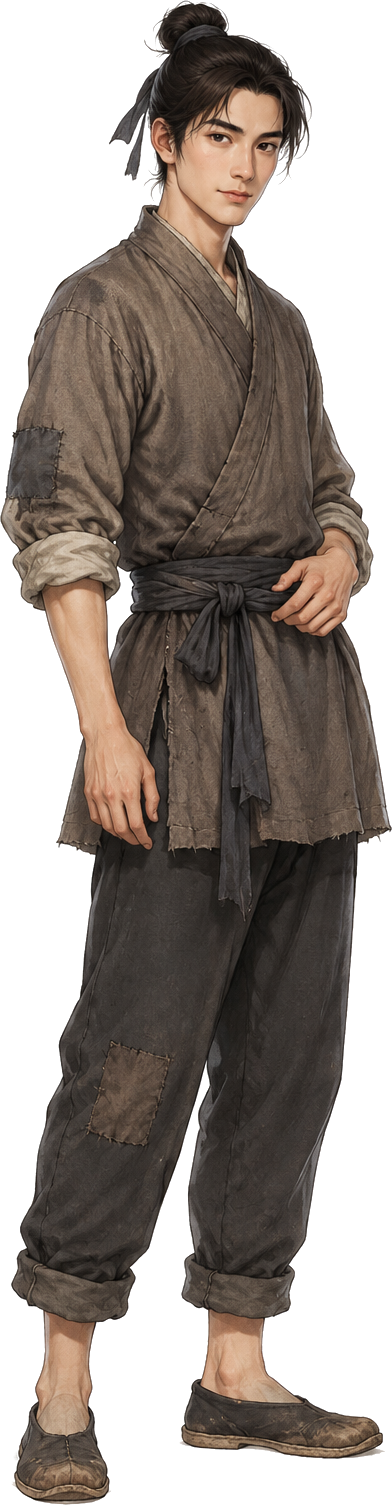
#> input picture GameClient/TwelveJade/Assets/Resources/Art/Characters/Qingshi/qingshi-male-figure.png, 392 x 1505 px; its folder holds only this picture in this run
$ python derive-qingshi-dialogue-portraits.py
#> lines starting #> are read from the running program, lines starting #| are printed output that depends on the picture
"""Derive matching dialogue portraits from the approved transparent full figures.
Only resamples/crops existing artwork; no new painted face is invented.
"""
import hashlib,json
from pathlib import Path
from PIL import Image
ROOT=Path(__file__).resolve().parents[1]
ART=ROOT/'GameClient/TwelveJade/Assets/Resources/Art/Characters/Qingshi'
OUT=ROOT/'Tools/logs/qingshi-direction-20261127'
# Hand-reviewed head/shoulder windows, in source pixels. Padding preserves all hair.
WINDOWS={'male':(-18,-24,410,404),'female':(-12,-26,509,495)}
def main():
 OUT.mkdir(parents=True,exist_ok=True)
 receipts=[]
 for gender,window in WINDOWS.items():
  source=ART/f'qingshi-{gender}-figure.png'
  im=Image.open(source).convert('RGBA').crop(window).resize((512,512),Image.Resampling.LANCZOS)
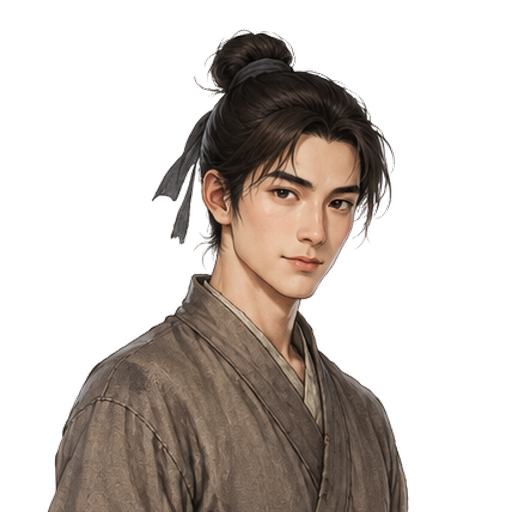
#> im: PIL image 512x512 RGBA; mean R, G, B, A 47.5, 39.8, 34.5, 97; transparent parts drawn white
  dest=ART/f'qingshi-{gender}-portrait.png'
  im.save(dest,optimize=True)
  bg=Image.new('RGBA',im.size,(232,223,200,255));bg.alpha_composite(im)
#> after `bg = Image.new('RGBA', im.size, (232, 223, 200, 255))`:
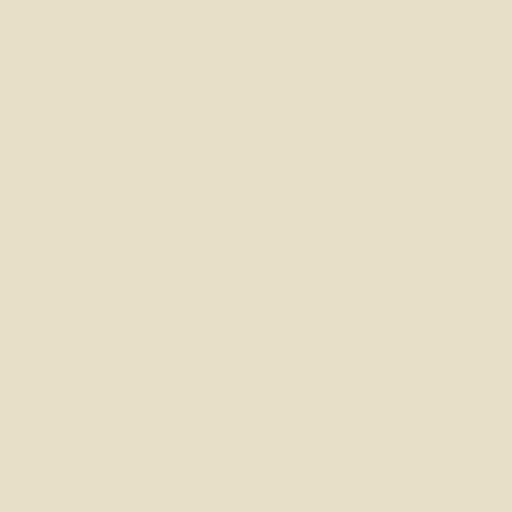
#> bg: PIL image 512x512 RGBA; mean R, G, B, A 232, 223, 200, 255
#> after `bg.alpha_composite(im)`:
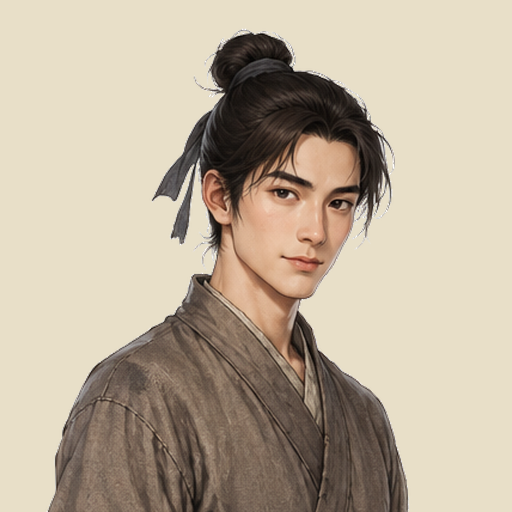
#> bg: PIL image 512x512 RGBA; mean R, G, B, A 188.3, 175.1, 155.6, 255
  bg.convert('RGB').save(OUT/f'{gender}-portrait-after.jpg',quality=83,optimize=True)
  alpha=im.getchannel('A')
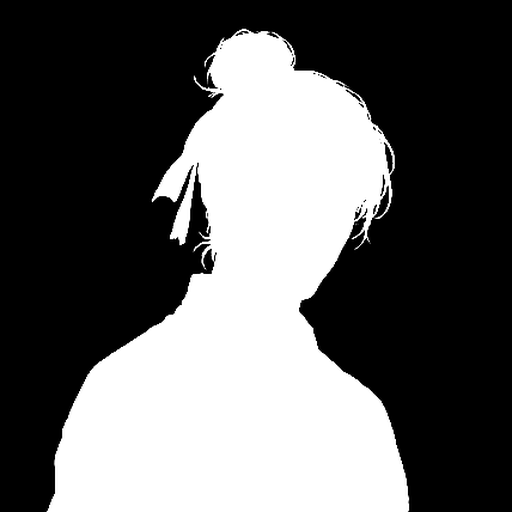
#> alpha: PIL image 512x512 L; min 0, max 255, mean 97
  receipts.append(dict(gender=gender,source=str(source.relative_to(ROOT)),sourceSha256=hashlib.sha256(source.read_bytes()).hexdigest(),window=window,
   destination=str(dest.relative_to(ROOT)),sha256=hashlib.sha256(dest.read_bytes()).hexdigest(),size=im.size,alphaExtrema=alpha.getextrema()))
 (OUT/'portrait-derivations.json').write_text(json.dumps(receipts,ensure_ascii=False,indent=2)+'\n',encoding='utf-8')
 print('Derived two 512px transparent portraits from approved figures; original GUIDs kept.')
#> (the run stopped early here; a loop or call above may not have finished)
